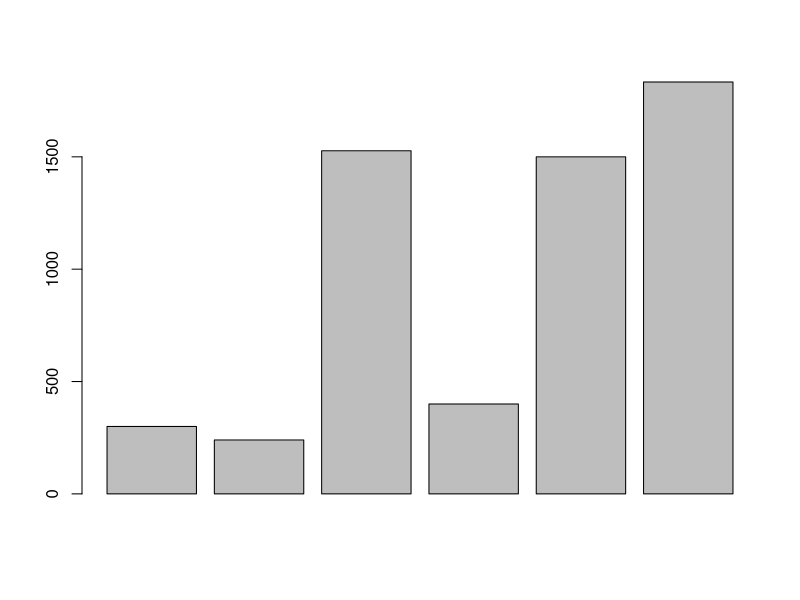
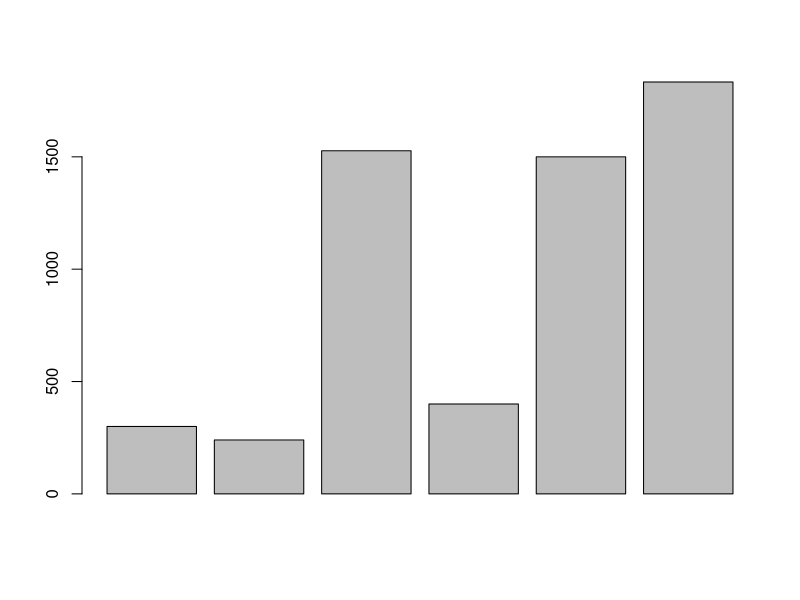
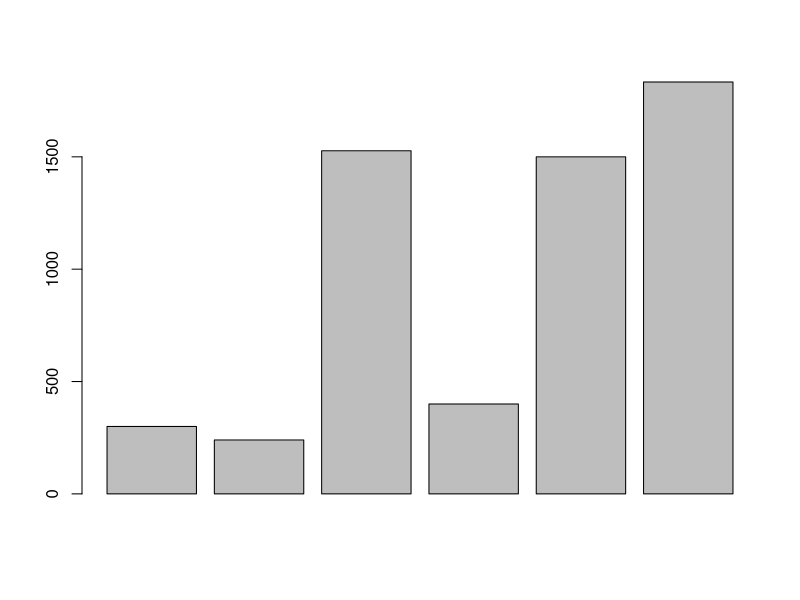
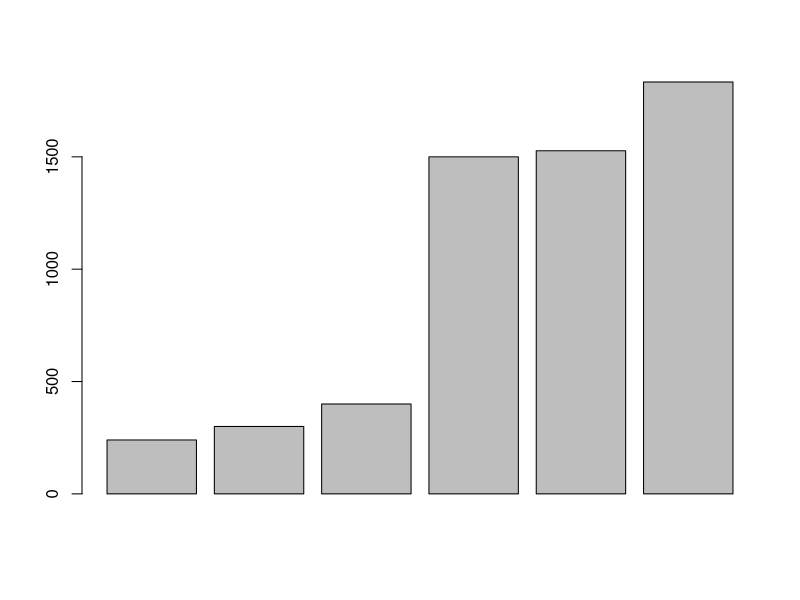
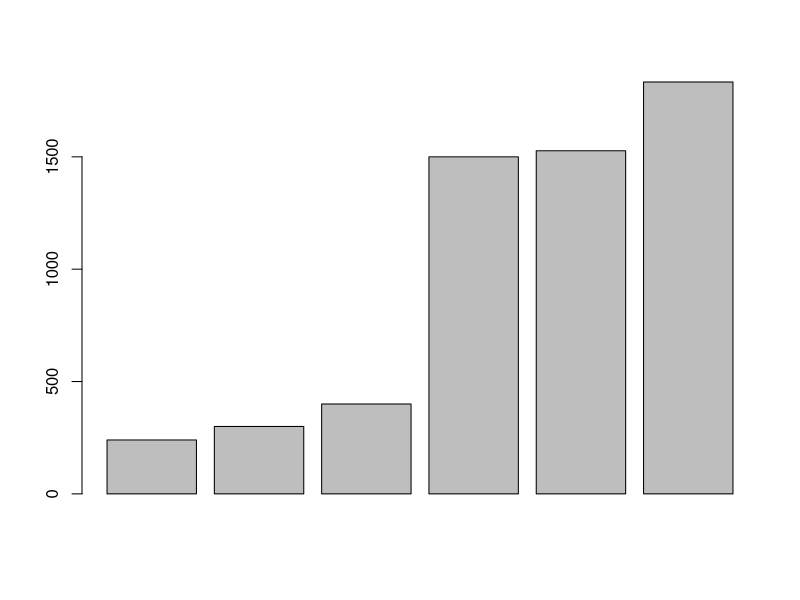
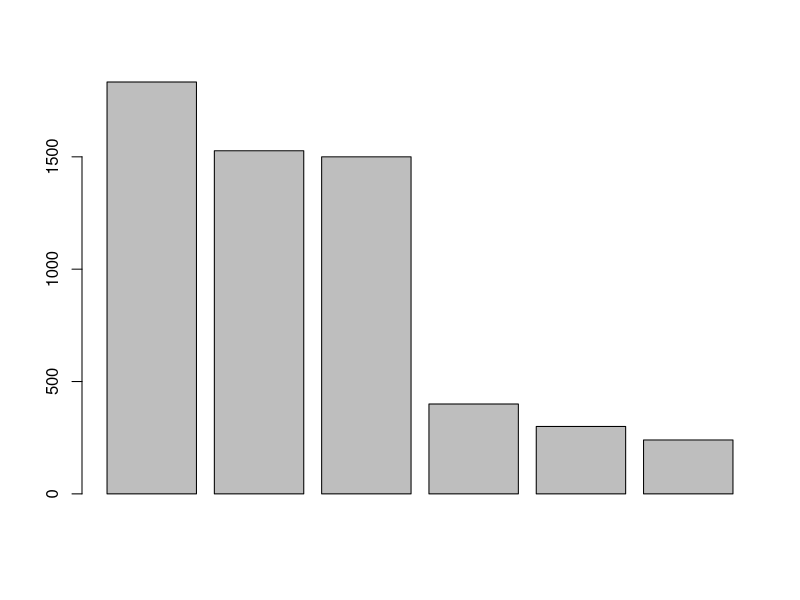
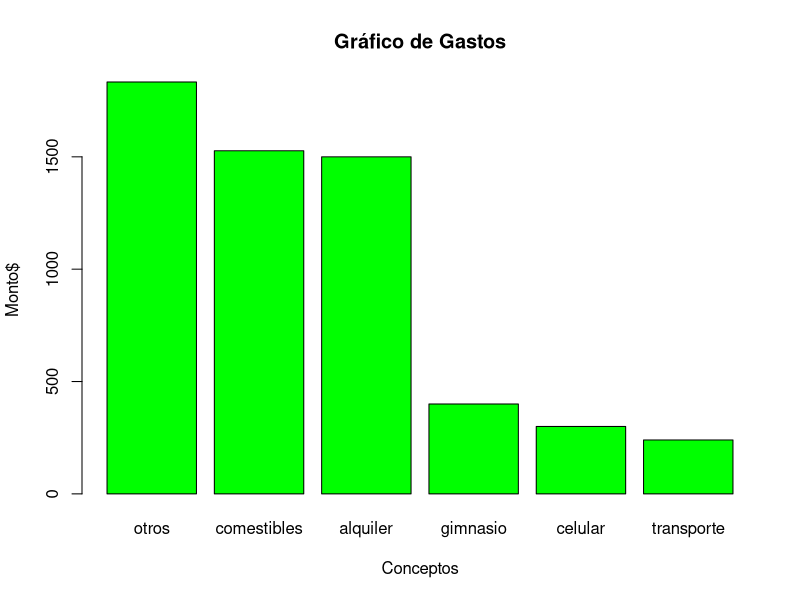
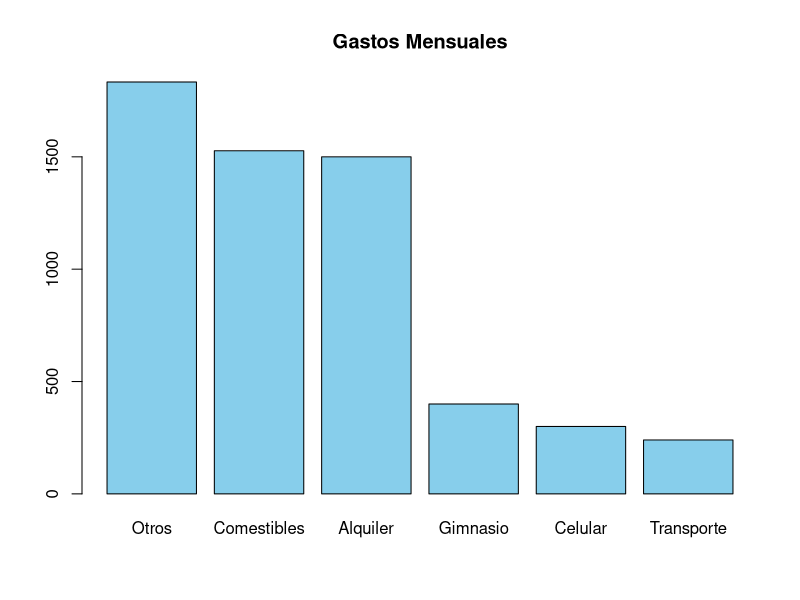

Reproduce these figures in R, in order.
# HW_1_Gastos

# Laboratorio 1: Empezar con R y RStudio
# Trabajar con datos en R

# 28/8/2025
# Ramón Copado García
# Matricula 1059439

#Parte 1 R y Rstudio
#Primer contacto con la consola de R .
#Comencemos a escribir cosas básicas en la consola, usando R como calculadora 
#científica. Por ejemplo, considere las facturas mensuales de una estudiante 
#universitaria de la MCF: teléfono celular $ 300, transporte $ 240, 
#comestibles $ 1527, gimnasio $ 400, alquiler $ 1500, otros $ 1833. 


#Puede usar R para encontrar los gastos totales de la estudiante:

# Gastos totales
300 + 240 + 1527 + 400 + 1500 + 1833

#A menudo, será más conveniente crear objetos o variables que almacenen uno o
#más valores. Para hacer esto, escriba el nombre de la variable, seguido del  
#operador de asignación <-, seguido del valor asignado. Por ejemplo, podrás  
#crear un objeto llamado celular para los gastos de facturación de telefonía 
#celular, después inspecciona el objeto creado.

celular <- 300
celular

#Todas las declaraciones de R en las que crea objetos, “asignaciones”, tienen 
#esta forma: objeto <- valor
#esto significa que asigna un valor a un objeto dado; puede leer la asignación  
#anterior como celular se le asigna el valor de "300”.
#Realiza más asignaciones para crear variables de transporte, comestibles,  
#gimnasio, alquiler y otros con sus montos correspondientes.

transporte <- 240
comestibles <- 1527
gimnasio <- 400
alquiler <- 1500
otros <- 1833

#Ahora que tiene todas las variables, cree un objeto total con la suma de los gastos:


#Gasto mensual
suma_mensual <- celular + transporte + comestibles + gimnasio + alquiler + otros

suma_mensual

#Suponiendo que la estudiante tiene los mismos gastos todos los meses, ¿cuánto 
#gastaría durante un semestre escolar? (suponga que el semestre implica cinco meses).

suma_mensual * 5

#Manteniendo la misma suposición sobre los gastos mensuales, ¿cuánto gastaría la 
#estudiante durante un año escolar? (suponga que el año académico es de 10 meses).

suma_mensual * 5 * 2
suma_mensual * 10

#Nombre de los objetos
#Hay ciertas reglas que debe seguir al crear objetos y variables. Los nombres de 
#los objetos no pueden comenzar con un dígito y no pueden contener otros caracteres 
#como una coma o un espacio.

#Los siguientes ejemplos son correctos para el nombre de los objetos.

#yo_uso_guion_bajo # Correcto
#otras.personas.usan.punto # Correcto
#OtrosUsanMayusculas # Correcto

#Los siguientes características en los nombres de los objetos no son aceptados 
#(asignaciones invalidas):

# no puede iniciar con un número:
 #Incorecto 5variable <- 5 

# no puede iniciar con guión bajo:
 #Incorecto _invalid <- 10

# no puede contener una coma:
 #Incorecto my,variable <- 3

# no puede contener espacios:
 #Incorecto my variable <- 1

# Es correcto pero muy largo:
 #this_is_a_really_long_name <- 3.5
 
#Funciones
# R tiene muchas funciones [Crawley, 2007, Field et al., 2012, R Core Team, 2016]. 
# Para usar una función debes escribir su nombre seguido de paréntesis. Dentro del
# paréntesis se establece una entrada. La mayoría de las funciones producirán 
#algún tipo de salida:
 
    # Valor absoluto (absolute value)
    abs(10)
    abs(-4)

     # Raíz cuadrada (square root)
    sqrt(9)

     # Logáritmo natural (natural logarithm)
    log(2)



#Este es un comentario
#este es otro comentario

2 * 9
4 + 5 # también se puede colocar comentario

#Detectar mayúsculas y minúsculas

celular <- 300
Celular <- -300
CELULAR <- 8000

celular+Celular
CELULAR-celular

# Documentación acerca de la función abs

help(abs)
?abs # Alternativamente

# Documentación acerca de la función mean

help(mean)
?mean # Alternativamente

# buscar absolute
help.search("absolute")
??absolute # Alternativamente

# Autoevaluación
#Toma los objetos creados de la estudiantes (i.e variables) transporte, 
#comestibles, gimnasio,alquiler y otros y escribamos dentro de la función de 
#combinación c() para crear un vector llamado gastos:

  gastos <- c(celular, transporte, comestibles, gimnasio, alquiler, otros)
gastos


#Ahora, use la función gráfica barplot() para producir un diagrama de barras de gastos:
barplot(gastos)

#Descubra cómo utilizar sort() para ordenar los elementos en la variable gastos, con el fin de
#organizar elementos en gastos en orden decreciente.
barplot(gastos)

sort(gastos)
barplot(gastos)
barplot(sort(gastos))
gastosordenados <- c(sort(gastos))

barplot(gastosordenados)

#Descubra cómo utilizar sort() y barplot() para producir un gráfico de barras con barras en
#orden decreciente
?sort
gastos_ordenados <- sort(gastos, decreasing = TRUE)
barplot(gastos_ordenados)

# Ejercicio yo solo graficar y ponerle nombres

nombres <- c("otros", "comestibles", "alquiler", "gimnasio", "celular", "transporte")

# Crear el gráfico de barras con nombres
barplot(gastos_ordenados, names.arg = nombres, col = "green", main = "Gráfico de Gastos", xlab = "Conceptos", ylab = "Monto$")

# Manera de hacerlo en clase
names(gastos_ordenados) <- c("Otros","Comestibles", "Alquiler", "Gimnasio", "Celular", "Transporte")
barplot(gastos_ordenados, main = "Gastos Mensuales", names.arg=names(gastos_ordenados), col="skyblue")

#Parte2

#Problema 1:
#Identifique el tipo de variable (cualitativa o cuantitativa) para la lista de
#preguntas de una encuesta aplicada a estudiantes universitarios en una clase de
#estadística:
#Respuesta:
#Nombre de estudiante. cualitativa
#Fecha de nacimiento(p.Ej.,21/10/1995). cuantitativa
#Edad(en años).cuantitativa
#Dirección de casa (por ejemplo, 1234 Ave. Alamo). cualitativa
#Número de teléfono (por ejemplo, 510-123-4567). cualitativa
#Área principal de estudio. cualitativa
#Grado de año universitario: primer año, segundo año, tercer año, último año. cualitativa
#Puntaje en la prueba de mitad de período (basado en 100 puntos posibles). cuantitativa
#Calificación general: A, B, C, D, F. cualitativa
#Tiempo (en minutos) para completar la prueba final de MCF 202.0 cuantitativa
#Numero de hermanos. cuantitativa
Cualitativa<-c("Nombre de estudiante","Direccion de casa","Número telefono",
               "Área principal de estudio","Grado de año universitario",
               "Calificación general")
Cualitativa
##[1]"Nombre de estudiante" "Direccion de casa"
##[3]"Número telefono" "Área principal de estudio"

##[5]"Grado de año universitario" "Calificación general"
Cuantitativa<-c("Fecha de nacimiento", "Edad", "Puntaje en la prueba de mitad de período",
                "Tiempo","Numero de hermanos")
Cuantitativa
##[1]"Fecha de nacimiento"
##[2]"Edad"
##[3]"Puntaje en la prueba de mitad de período"
##[4]"Tiempo"
##[5]"Numero de hermanos"

#Problema2:
# Elija un objeto (cualquier objeto, por ejemplo, animales, plantas, países,
# instituciones, etc.) y obtenga una lista de 14 variables:
# 7 cuantitativas y 7 categóricas.
#Respuesta:
#Voy a escoger el objegto animales
#Las 7 variables cuantitativas son (con medición numérica):
#1.-Peso corporal
#2.-Temperatura
#3.-Producción de leche
#4.-Número de crías
#5.-Altura
#6.-Frame
#7.-Tasa de crecimiento
#Las 7 variables Cualitativas serán (describen, no se miden numéricamente):
#1.-Raza
#2.-Colorpelaje
#3.-Sexo
#4.-Tipo de alimentación
#5.-Tipo de expotación (Intensivo ó extensivo)
#6.-Presencia o ausencia de cuernos
#7.-Tipo de orejas
Cuantitativa_bovinos<-c("Peso corporal","Temperatura","Producción de leche",
                        "Número de crías","Altura","Frame","Tasa de crecimiento")
Cuantitativa_bovinos
##[1]"Peso corporal" "Temperatura" "Producción de leche"
##[4]"Número de crías" "Altura" "Frame"
##[7]"Tasa de crecimiento"
Cualitativas_bovinos<-c("Raza","Color pelaje","Sexo","Tipo de alimentación",
                        "Tipo de explotación","Presencia o ausencia de cuernos",
                        "Tipo de orejas")
Cualitativas_bovinos
##[1]"Raza" "Colorpelaje"
##[3]"Sexo" "Tipo de alimentación"
##[5]"Tipo de explotación" "Presencia o ausencia de cuernos"
##[7]"Tipo de orejas"

#Problema 3:
# Considere una variable con valores numéricos que describen formas electrónicas
#de expresar opiniones personales: 1 = Twitter; 2 = correo electrónico;
#3 = mensaje de texto; 4 = Facebook; 5 = blog. ¿Es esta una variable
#cuantitativa o cualitativa? Explique.
#Respuesta
#Son variables Cualitativa Nominal, Ya que son variables que indican cualidades
#que se expresan con palabrasy cuyas categorías no se ordenan según criterio
#jerárquicoSe, les asignan valores no numéricos, porque expresan
#características con palabras.


#Problema 4:
# Para cada pregunta de investigación, (1) identifique a los individuos de
#interés (el grupo o grupos que se están estudiando), (2) identifique la (s)
#variable (s) (la característica sobre la que recopilaríamos datos) y
#(3) determine si cada variable es categórico o cuantitativo.
#¿Cuál es la cantidad promedio de horas que los estudiantes de universidades
#públicas trabajan cada semana?
#Respuesta
#Individuos de interes = Estudiantes de universidades publicas
#Variable = Cantidad promedio de horas que trabajan cada semana
#Tipo de variable = Cuantitativa continua ya que se expresa en cantidades
#numéricas y pueden tomar cualquier valordentro de un rango
# ¿Qué proporción de todos los estudiantes universitarios de México están
#inscritos en una universidad pública?
#Respuesta
#Individuos de interes = Estudiantes inscritos en universidades de México
#Variable = pública o privada
#Tipo de variable = Cualitativa nominal, porque las categorías (pública/privada)
#no tienen un orden intrínseco y son simplemente nombres o
#etiquetas para la institución. No se puede decir que una es
#"mayor" o "menor" que la otra en un sentido numérico,
#solo que son diferentes.
# En las universidades públicas, ¿las estudiantes femeninas tienen un promedio
# de CENEVAL más alto que los estudiantes varones?
#Respuesta
#Individuos de interes = Estudiantes de universidades publicas que presentan
#el examen CENEVAL.
#Variable= Promedio
#Tipo de variable = Cuantitativa continua,ya que los puntajes pueden tomar
# valores numéricos dentro de un rango y son medibles.
# ¿Es más probable que los atletas universitarios reciban asesoramiento
#académico que los atletas no universitarios?
#Respuesta
#Individuos de interes = Los atletas universitarios

#Variable = Asesoramiento
#Tipo de variable = Cualitativa nominal, es si o no.
# Si reuniéramos datos para responder a las preguntas de la investigación
#anterior, ¿qué datos podrían analizarse mediante un histograma? ¿Cómo lo sabes?.
#Respuesta
#Los datos a utilizar serían;
#a frecuencia con la que los atletas (universitarios y no universitarios) usan
#el asesoramiento académico
#la cantidad de tiempo que dedican al asesoramiento,
#o el número de horas de estudio adicionales que se brindan a través de este servicio
#Lo se porque lo leí y pregunte que analiza un histograma y resulta que mide
#Frecuencia, tiempo, etc. y me apoye en videos en linea.
